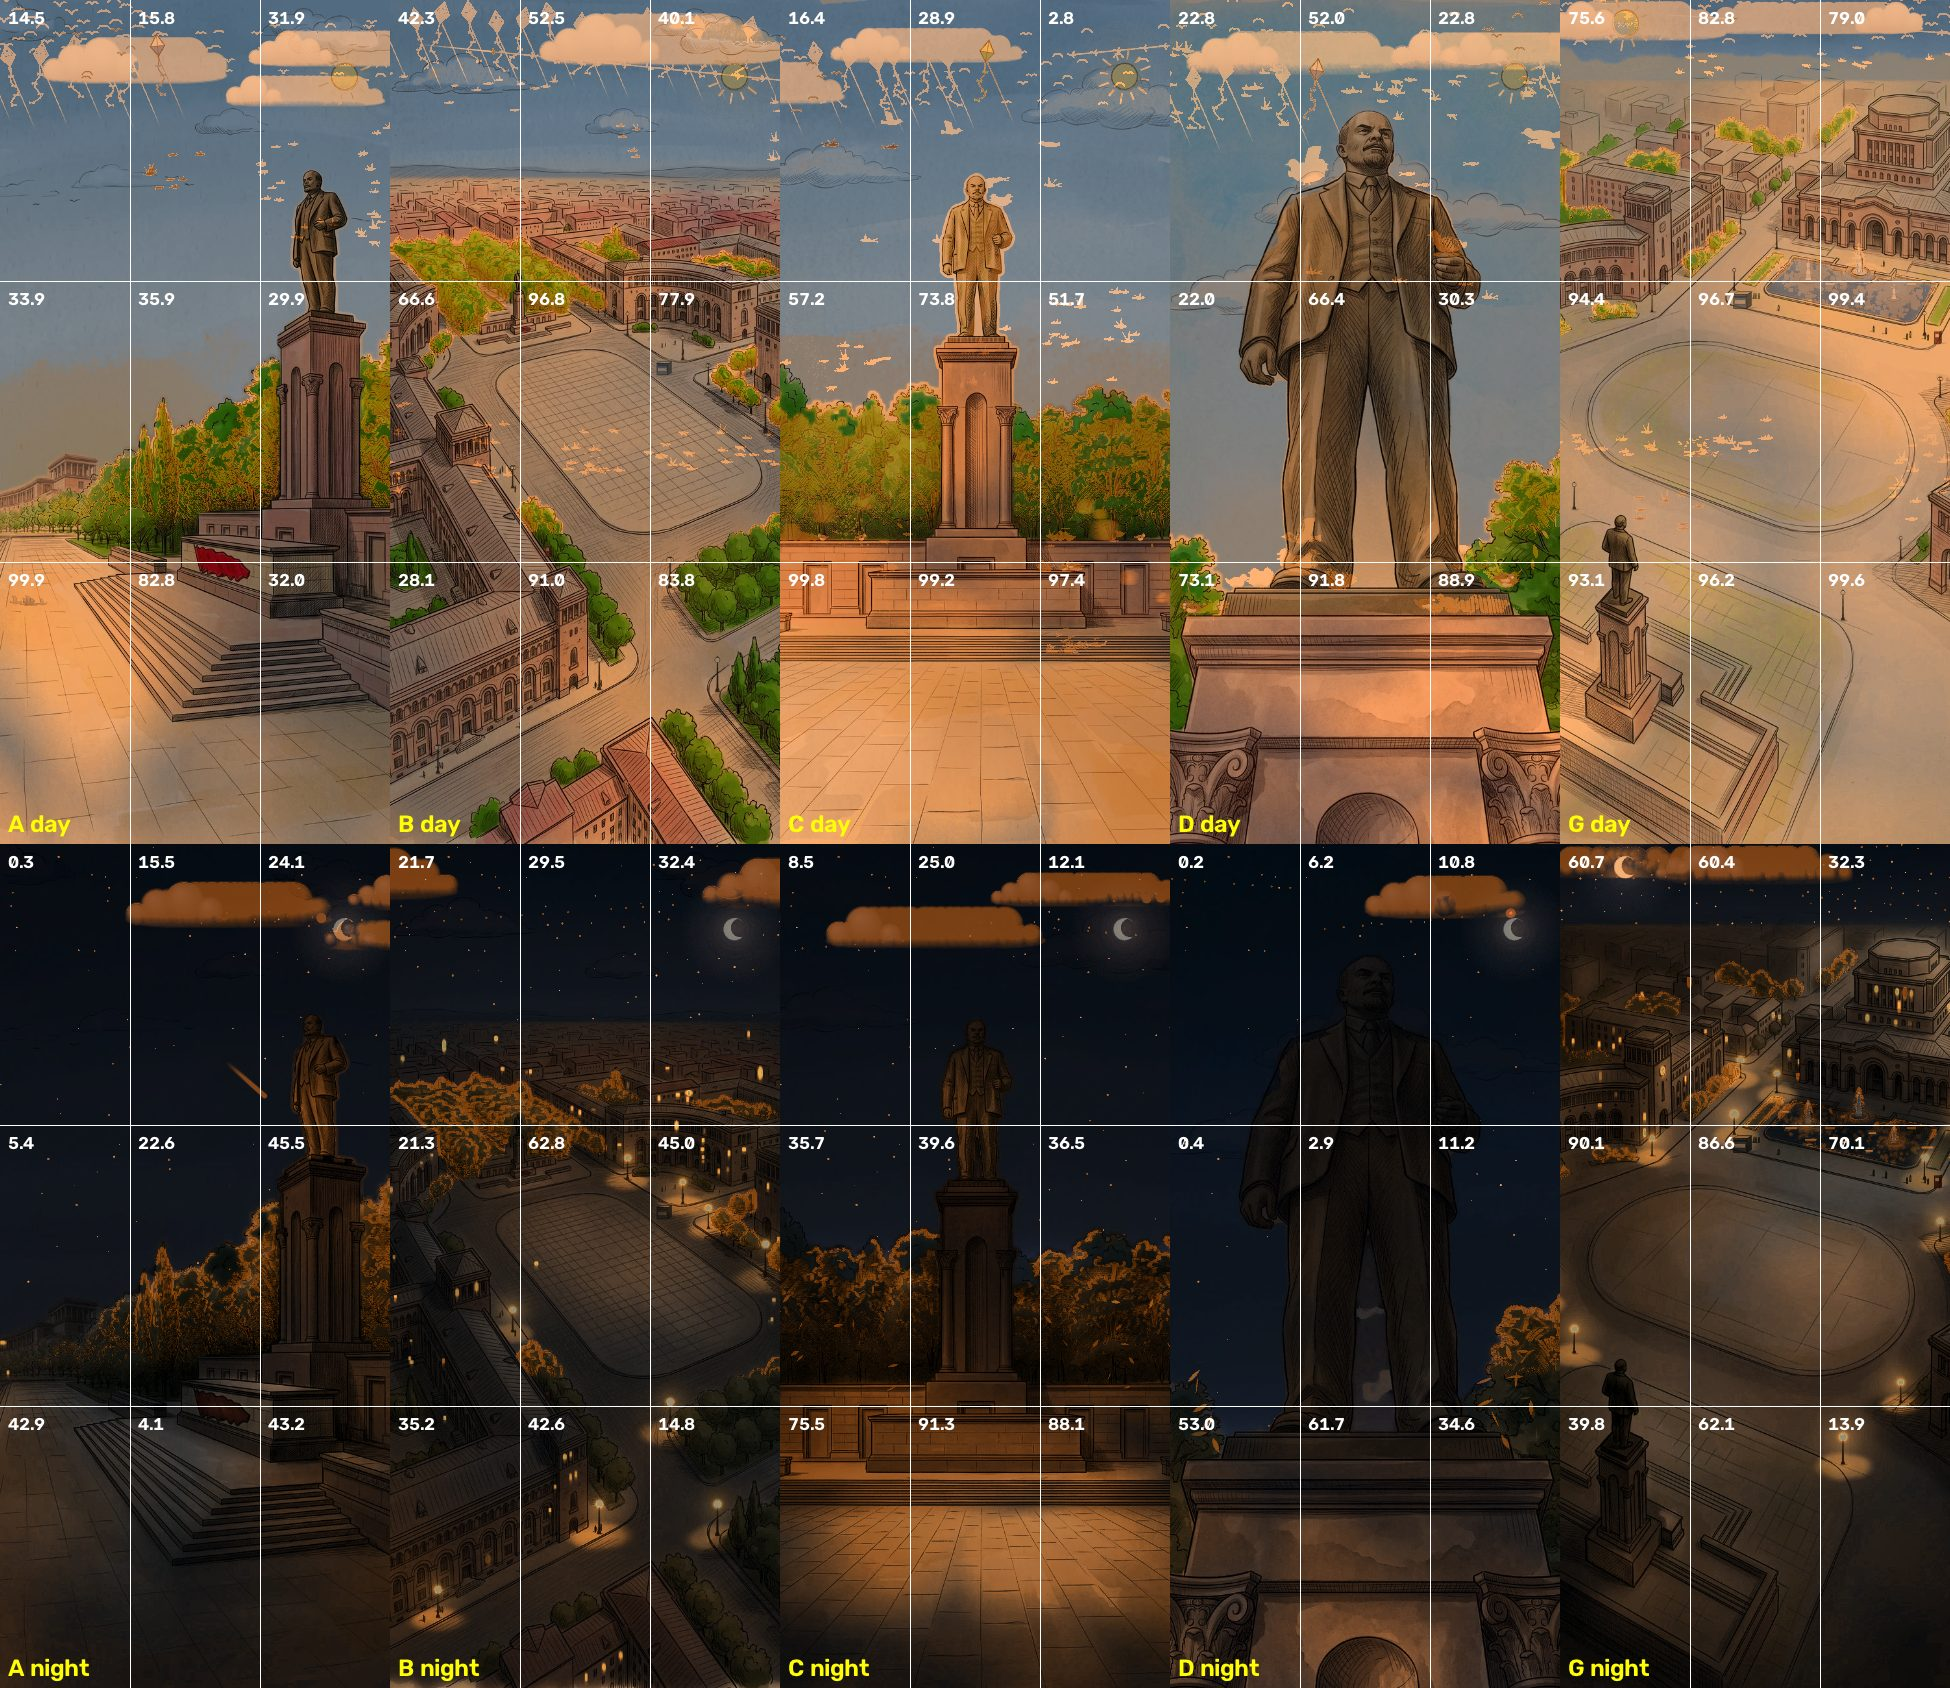

This chart was generated by the following Python code:
#!/usr/bin/env python3
"""s14: таблица «живости» 3×3 по снимкам life_grid.mjs. Ячейка «живая», если за 15 с в ней заметно (≥ 4 уровня из 255) меняется
≥ 0,3 % пикселей. Небо без облаков — исключение (по заданию): ячейка, где ≥ 70 % пикселей — небо (карта _env кадра), помечается «небо».
  python3 life_grid.py <dir со снимками> <out.md> [<out.jpg>]"""
import sys, glob, json
from pathlib import Path
import numpy as np, cv2
from PIL import Image
d, outmd = Path(sys.argv[1]), Path(sys.argv[2]); outjpg = sys.argv[3] if len(sys.argv) > 3 else None
FD = Path(__file__).resolve().parents[2] / 'frames'
NAMES = dict(zip('ABCDG', ['lenin_1', 'lenin_2', 'lenin_3', 'lenin_4', 'lenin_6']))
rows, vis = [], []
for mode in ('day', 'night'):
    for n in 'ABCDG':
        fs = sorted(glob.glob(str(d / f'{mode}_{n}_*.png')))
        if not fs: continue
        st = np.stack([np.asarray(Image.open(f).convert('L')).astype(np.int16) for f in fs])
        rng = st.max(0) - st.min(0)
        H, W = rng.shape
        # небо: карта окружения кадра (r = небо), в координатах экрана по cover-подгонке
        env = np.asarray(Image.open(FD / (NAMES[n] + '_env.webp')).convert('RGBA'))[..., 0]
        eh, ew = env.shape; sc = max(W / ew, H / eh); cw, ch = int(ew * sc), int(eh * sc)
        envs = cv2.resize(env, (cw, ch))[(ch - H) // 2:(ch - H) // 2 + H, (cw - W) // 2:(cw - W) // 2 + W] > 127
        cells = []
        for i in range(3):
            for j in range(3):
                sl = (slice(i * H // 3, (i + 1) * H // 3), slice(j * W // 3, (j + 1) * W // 3))
                share = float((rng[sl] >= 4).mean() * 100); sky = float(envs[sl].mean())
                cells.append((share, sky))
        rows.append((mode, n, cells))
        if outjpg:
            hm = np.clip(rng * 12, 0, 255).astype(np.uint8)
            base = np.asarray(Image.open(fs[0]).convert('RGB')).astype(np.float32) * 0.55
            base[..., 0] += hm * 0.45; base[..., 1] += hm * 0.2
            im = np.clip(base, 0, 255).astype(np.uint8)
            for k in (1, 2): im[k * H // 3, :] = 255; im[:, k * W // 3] = 255
            for i in range(3):
                for j in range(3):
                    s, sk = cells[i * 3 + j]
                    cv2.putText(im, '%.1f' % s, (j * W // 3 + 8, i * H // 3 + 24), cv2.FONT_HERSHEY_SIMPLEX, 0.6, (255, 255, 255), 2)
            cv2.putText(im, '%s %s' % (n, mode), (8, H - 12), cv2.FONT_HERSHEY_SIMPLEX, 0.8, (255, 255, 0), 2)
            vis.append(im)
L = ['# s14 — живость 3×3 (за 15 с игрового времени)', '',
     'Число в ячейке — % пикселей, что заметно меняются (≥ 4/255) за 15 с; «живая» ≥ 0,3 %. ☁ — ячейка почти целиком небо (≥ 70 %), по заданию может стоять.', '',
     '| кадр | режим | верх: лево · центр · право | середина | низ | мёртвых (не небо) |', '|---|---|---|---|---|---|']
dead_total = 0
for mode, n, cells in rows:
    def c(k):
        s, sk = cells[k]; mark = '✓' if s >= 0.3 else ('☁' if sk >= 0.7 else '✗')
        return '%s %.1f' % (mark, s)
    dead = sum(1 for s, sk in cells if s < 0.3 and sk < 0.7); dead_total += dead
    L.append('| %s | %s | %s | %s | %s | %d |' % (n, 'день' if mode == 'day' else 'ночь', ' · '.join(c(k) for k in (0, 1, 2)), ' · '.join(c(k) for k in (3, 4, 5)), ' · '.join(c(k) for k in (6, 7, 8)), dead))
L += ['', 'Мёртвых ячеек (не небо) всего: %d' % dead_total]
outmd.write_text('\n'.join(L) + '\n', encoding='utf-8'); print('\n'.join(L))
if outjpg and vis:
    half = len(vis) // 2 if len(vis) == 10 else len(vis)
    rws = [np.hstack(vis[:half])] + ([np.hstack(vis[half:])] if half < len(vis) else [])
    Image.fromarray(np.vstack(rws)).save(outjpg, quality=82)
